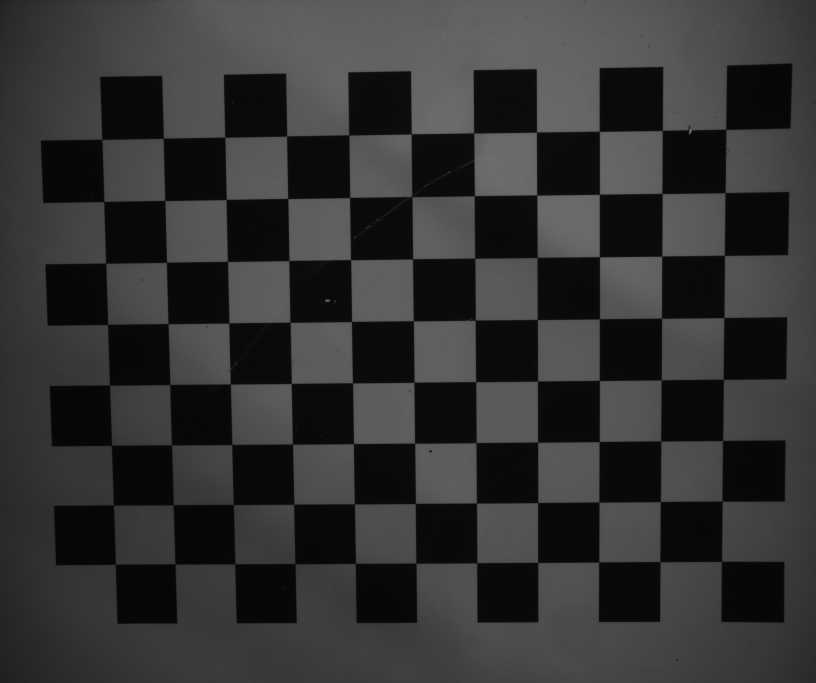
#> input picture work/meas/shots/gx_test_200ms_0.png, 2448 x 2048 px, given in place of the camera (shown at 1/3 size)
$ python capture_calib.py
#> lines starting #> are read from the running program, lines starting #| are printed output that depends on the picture
### work/meas/camera_test.py
#!/usr/bin/env python
# -*- coding: utf-8 -*-
"""5MP 相机检查/预览/抓图。

用法：
  python camera_test.py --list
  python camera_test.py --width 2592 --height 1944 --fourcc MJPG
  python camera_test.py --index 1 --width 2592 --height 1944 --fourcc YUY2 --exposure -6

窗口按键：s 存图（原分辨率），q 退出。
"""

import argparse
import os
import sys
import time

import cv2
import numpy as np

try:
    sys.stdout.reconfigure(encoding="utf-8")
    sys.stderr.reconfigure(encoding="utf-8")
except Exception:
    pass

BACKENDS = [
    ("MSMF", cv2.CAP_MSMF),
    ("DSHOW", cv2.CAP_DSHOW),
    ("ANY", cv2.CAP_ANY),
]


def fourcc(code: str) -> int:
    try:
        return cv2.VideoWriter_fourcc(*code)
    except Exception:
        return cv2.VideoWriter.fourcc(*code)


def open_camera(index=0, width=2592, height=1944, code="MJPG", fps=30, exposure=None, gain=None):
    """依次尝试 MSMF / DSHOW / ANY，返回 (cap, backend_name)。"""
#> called with index = 0, width = 2592, height = 1944, code = 'MJPG', fps = 30
    for name, backend in BACKENDS:
        cap = cv2.VideoCapture(index, backend)
        if not cap.isOpened():
            cap.release()
            continue
        if code:
            cap.set(cv2.CAP_PROP_FOURCC, fourcc(code))
        cap.set(cv2.CAP_PROP_FRAME_WIDTH, width)
        cap.set(cv2.CAP_PROP_FRAME_HEIGHT, height)
        if fps:
            cap.set(cv2.CAP_PROP_FPS, fps)
        if exposure is not None:
            # 0.25 = DSHOW 手动；1.0 = MSMF 手动（不同后端不一样，读回值才可信）
            for auto_val in (0.25, 1.0):
                cap.set(cv2.CAP_PROP_AUTO_EXPOSURE, auto_val)
                time.sleep(0.05)
                cap.set(cv2.CAP_PROP_EXPOSURE, exposure)
                time.sleep(0.15)
                ok, _ = cap.read()
                if ok:
                    break
        if gain is not None:
            cap.set(cv2.CAP_PROP_GAIN, gain)
        ok, frame = cap.read()
#> frame is the input picture: shape (2048, 2448, 3); min 4, max 140, mean 50.7
        if ok and frame is not None:
            return cap, name
        cap.release()
    return None, None


def read_fourcc(cap) -> str:
    v = int(cap.get(cv2.CAP_PROP_FOURCC))
    return "".join(chr((v >> (8 * i)) & 0xFF) for i in range(4))


# [113 lines left out: functions dump_props, list_devices, main, not called in this run]


# [2 lines that do not run on import are left out]

### work/meas/capture_calib.py
#!/usr/bin/env python
# -*- coding: utf-8 -*-
"""棋盘格采图：按空格保存，q 退出。

用法：
  python capture_calib.py --pattern 9x12 --square 9.96 --count 20
"""

import argparse
import os
import sys
import time

import cv2
import numpy as np

try:
    sys.stdout.reconfigure(encoding="utf-8")
    sys.stderr.reconfigure(encoding="utf-8")
except Exception:
    pass

from camera_test import open_camera


def parse_pattern(s: str):
    a, b = s.lower().split("x")
    return int(a), int(b)


def find_corners(gray, pattern):
    """优先 findChessboardCornersSB（更稳），失败退回经典法 + 亚像素。"""
#> called with pattern = (9, 12)
    if hasattr(cv2, "findChessboardCornersSB"):
        ok, corners = cv2.findChessboardCornersSB(
            gray, pattern, flags=cv2.CALIB_CB_NORMALIZE_IMAGE
        )
#> ok = False
        if ok:
            return True, corners
    flags = cv2.CALIB_CB_ADAPTIVE_THRESH | cv2.CALIB_CB_NORMALIZE_IMAGE
    ok, corners = cv2.findChessboardCorners(gray, pattern, flags)
#> corners = None
    if ok:
        criteria = (cv2.TERM_CRITERIA_EPS + cv2.TERM_CRITERIA_MAX_ITER, 30, 1e-3)
        corners = cv2.cornerSubPix(gray, corners, (11, 11), (-1, -1), criteria)
    return ok, corners


def main():
    ap = argparse.ArgumentParser()
    ap.add_argument("--index", type=int, default=0)
    ap.add_argument("--width", type=int, default=2592)
    ap.add_argument("--height", type=int, default=1944)
    ap.add_argument("--fourcc", default="MJPG")
    ap.add_argument("--pattern", default="9x12", help="内角点数，如 9x12")
    ap.add_argument("--square", type=float, default=10.0, help="实测格距 mm")
    ap.add_argument("--count", type=int, default=20)
    ap.add_argument("--out", default="calib/images")
    args = ap.parse_args()

    pattern = parse_pattern(args.pattern)
    os.makedirs(args.out, exist_ok=True)

    cap, backend = open_camera(args.index, args.width, args.height, args.fourcc)
    if cap is None:
        print("打不开相机，见 README 第 8 节 Q1")
        return 2
    print(f"backend={backend}  pattern={pattern}  square={args.square}mm")
    print("把棋盘格放满画面不同位置/角度；空格保存，q 退出")

    saved = 0
    while saved < args.count:
        ok, frame = cap.read()
        if not ok or frame is None:
            print("读帧失败")
            break
        gray = cv2.cvtColor(frame, cv2.COLOR_BGR2GRAY)
        ok_cb, corners = find_corners(gray, pattern)
#> ok_cb = False
        disp = frame.copy()
        if ok_cb:
            cv2.drawChessboardCorners(disp, pattern, corners, ok_cb)
        h, w = disp.shape[:2]
#> h = 2048; w = 2448
        if w > 1280:
            disp = cv2.resize(disp, (1280, int(h * 1280 / w)), interpolation=cv2.INTER_AREA)
        cv2.putText(disp, f"saved {saved}/{args.count}  {'OK' if ok_cb else 'no board'}",
                    (10, 28), cv2.FONT_HERSHEY_SIMPLEX, 0.8,
                    (0, 255, 0) if ok_cb else (0, 0, 255), 2)
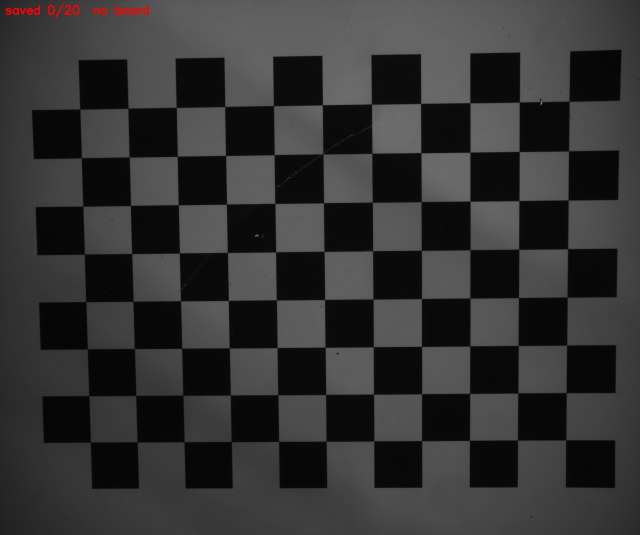
#> disp: shape (1070, 1280, 3) (shown at 1/2 size); mean B, G, R 50.7, 50.7, 51
        cv2.imshow("calib", disp)
        key = cv2.waitKey(1) & 0xFF
#> (key q is pressed here)
        if key == ord("q"):
            break
        if key == ord(" ") and ok_cb:
            saved += 1
            fn = os.path.join(args.out, f"calib_{saved:02d}.png")
            cv2.imwrite(fn, frame)
            print("保存", fn)
            time.sleep(0.2)

    cap.release()
    cv2.destroyAllWindows()
    print(f"共保存 {saved} 张到 {args.out}")
    return 0


if __name__ == "__main__":
    sys.exit(main())
#> (the program exits here)

$ run again, on work/meas/shots/gx_test_20ms_0.png
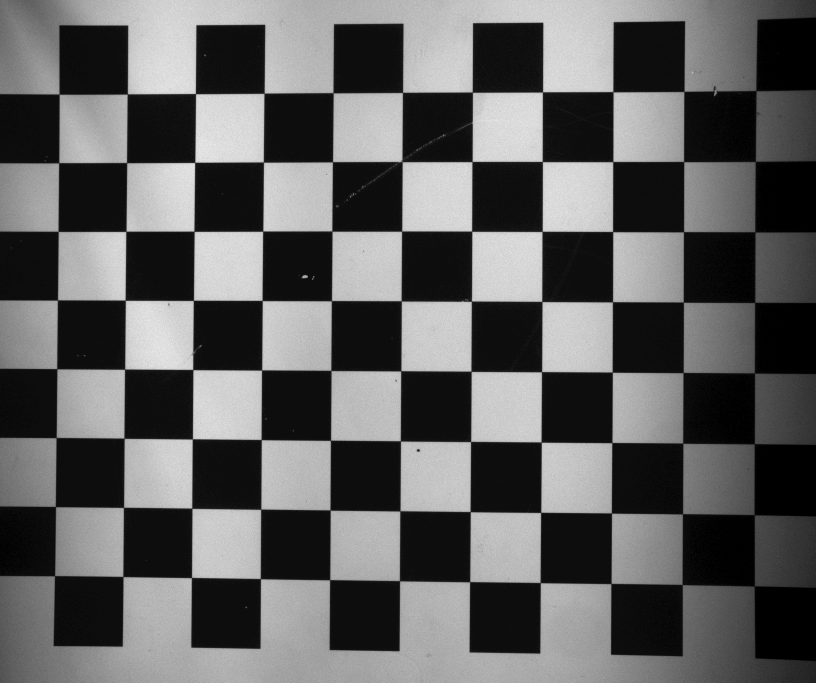
#> input picture work/meas/shots/gx_test_20ms_0.png, 2448 x 2048 px, given in place of the camera (shown at 1/3 size)
#> in open_camera, frame is the input picture: shape (2048, 2448, 3); min 0, max 19, mean 7.19
#> ok = False
#> corners = None
#> ok_cb = False
#> in main, `cv2.putText(disp, f"saved {saved}/{args.count}  {'OK' if ok_cb else 'n..`:
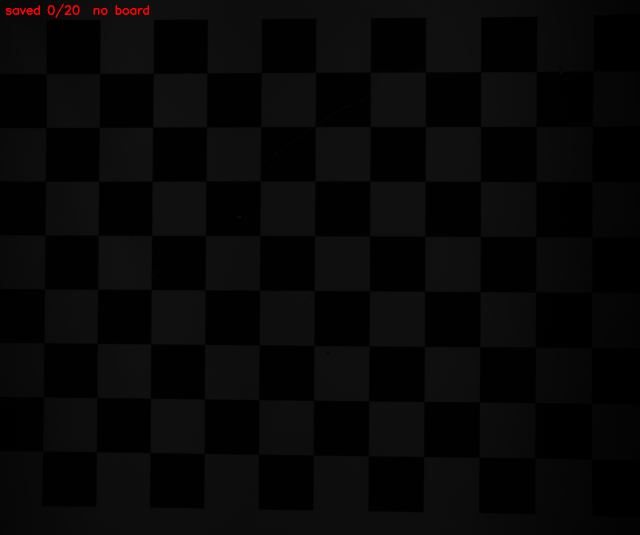
#> disp: shape (1070, 1280, 3) (shown at 1/2 size); mean B, G, R 7.2, 7.2, 7.5

$ run again, on work/meas/shots/gx_test_270ms_0.png
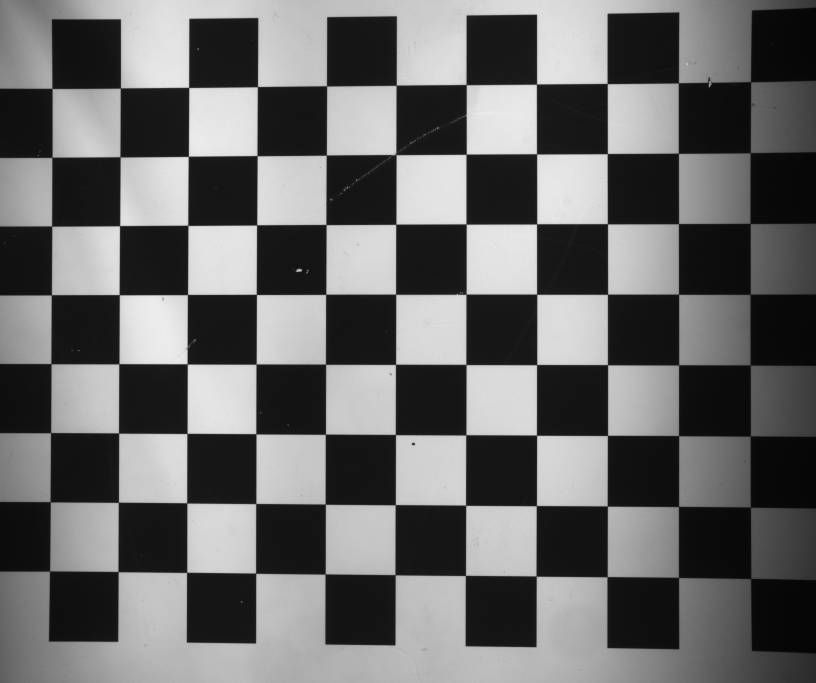
#> input picture work/meas/shots/gx_test_270ms_0.png, 2448 x 2048 px, given in place of the camera (shown at 1/3 size)
#> in open_camera, frame is the input picture: shape (2048, 2448, 3); min 4, max 255, mean 105.3
#> ok = False
#> corners = None
#> ok_cb = False
#> in main, `cv2.putText(disp, f"saved {saved}/{args.count}  {'OK' if ok_cb else 'n..`:
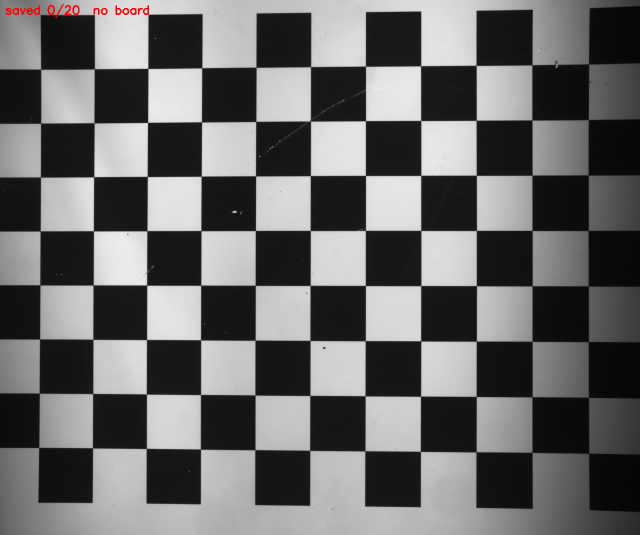
#> disp: shape (1070, 1280, 3) (shown at 1/2 size); mean B, G, R 105.1, 105.1, 105.4
